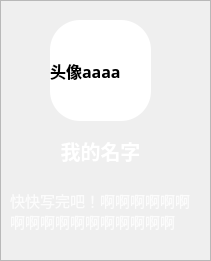
    <widget class="QFrame" name="frame_21">
     <property name="geometry">
      <rect>
       <x>10</x>
       <y>40</y>
       <width>211</width>
       <height>261</height>
      </rect>
     </property>
     <property name="minimumSize">
      <size>
       <width>160</width>
       <height>80</height>
      </size>
     </property>
     <property name="font">
      <font>
       <family>微软雅黑</family>
       <pointsize>12</pointsize>
       <weight>75</weight>
       <italic>false</italic>
       <bold>true</bold>
      </font>
     </property>
     <property name="styleSheet">
      <string notr="true"/>
     </property>
     <property name="frameShape">
      <enum>QFrame::StyledPanel</enum>
     </property>
     <property name="frameShadow">
      <enum>QFrame::Raised</enum>
     </property>
     <widget class="QLabel" name="label_avatar">
      <property name="geometry">
       <rect>
        <x>50</x>
        <y>20</y>
        <width>101</width>
        <height>101</height>
       </rect>
      </property>
      <property name="minimumSize">
       <size>
        <width>101</width>
        <height>101</height>
       </size>
      </property>
      <property name="maximumSize">
       <size>
        <width>101</width>
        <height>101</height>
       </size>
      </property>
      <property name="styleSheet">
       <string notr="true">border-radius:30px;
background-color: rgb(255, 255, 255);</string>
      </property>
      <property name="text">
       <string>头像aaaa</string>
      </property>
     </widget>
     <widget class="QLabel" name="label_user_name">
      <property name="geometry">
       <rect>
        <x>10</x>
        <y>120</y>
        <width>181</width>
        <height>61</height>
       </rect>
      </property>
      <property name="minimumSize">
       <size>
        <width>181</width>
        <height>61</height>
       </size>
      </property>
      <property name="font">
       <font>
        <family>微软雅黑</family>
        <pointsize>15</pointsize>
        <weight>75</weight>
        <italic>false</italic>
        <bold>true</bold>
        <underline>false</underline>
       </font>
      </property>
      <property name="styleSheet">
       <string notr="true">color: rgb(255, 255, 255);
</string>
      </property>
      <property name="text">
       <string>我的名字</string>
      </property>
      <property name="alignment">
       <set>Qt::AlignCenter</set>
      </property>
     </widget>
     <widget class="QLabel" name="label_sentence">
      <property name="geometry">
       <rect>
        <x>10</x>
        <y>170</y>
        <width>190</width>
        <height>81</height>
       </rect>
      </property>
      <property name="minimumSize">
       <size>
        <width>190</width>
        <height>0</height>
       </size>
      </property>
      <property name="maximumSize">
       <size>
        <width>190</width>
        <height>16777215</height>
       </size>
      </property>
      <property name="font">
       <font>
        <family>微软雅黑</family>
        <pointsize>11</pointsize>
        <weight>50</weight>
        <italic>false</italic>
        <bold>false</bold>
       </font>
      </property>
      <property name="styleSheet">
       <string notr="true">
color: rgba(255, 255, 255, 200);
font: 11pt &quot;微软雅黑&quot;;</string>
      </property>
      <property name="text">
       <string>快快写完吧！啊啊啊啊啊啊啊啊啊啊啊啊啊啊啊啊啊</string>
      </property>
      <property name="wordWrap">
       <bool>true</bool>
      </property>
     </widget>
    </widget>
